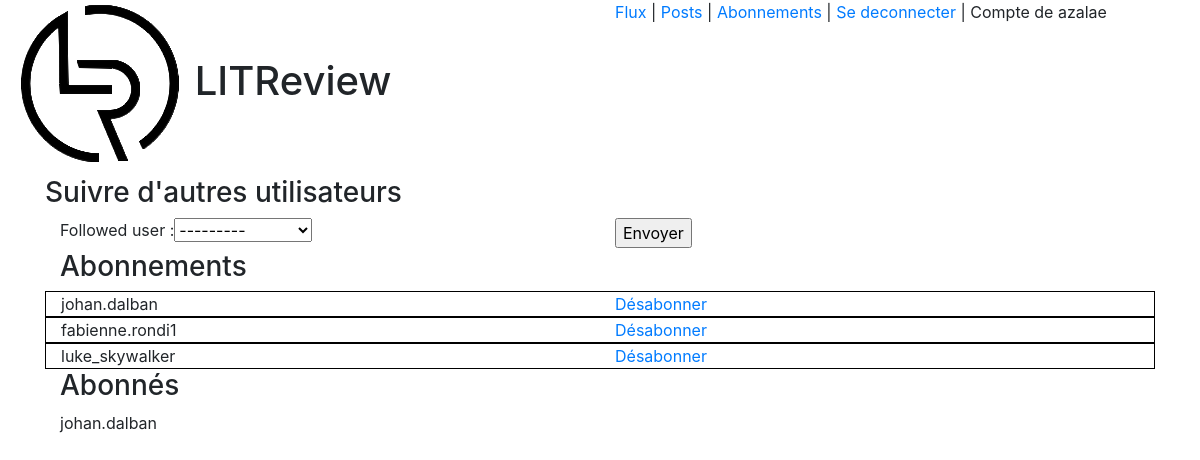
Before: /following/ (signed in) with the older database file.
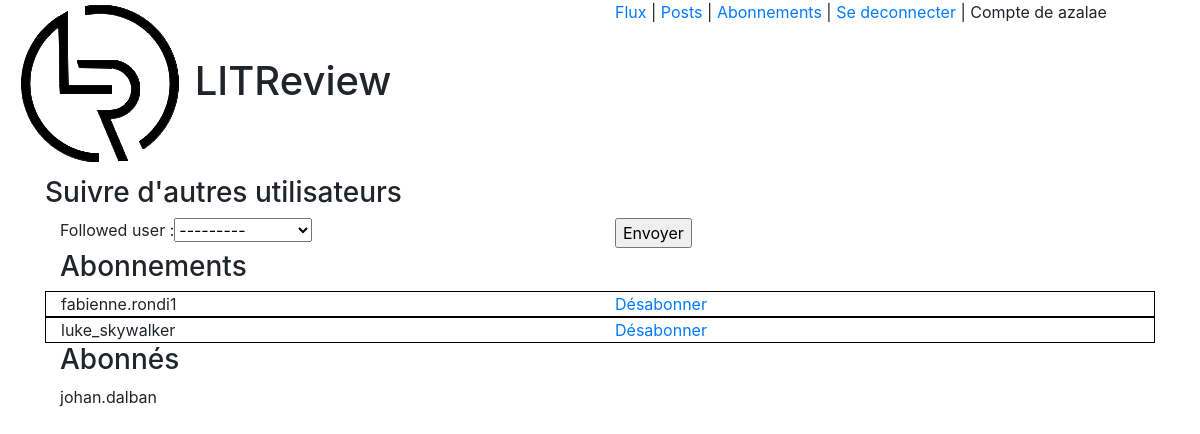
After: the same page with the newer database file.
### library/models.py (models this page shows, shortened)
class UserFollows(models.Model):
    user = models.ForeignKey(
        to=settings.AUTH_USER_MODEL,
        on_delete=models.CASCADE,
        related_name='following',
        help_text=_(""))
    followed_user = models.ForeignKey(
        to=settings.AUTH_USER_MODEL,
        on_delete=models.CASCADE,
        related_name='followed_by',
        help_text=_(""))
    objects = UserFollowsManager()
    class Meta:
        unique_together = (
            "user",
            "followed_user",
        )

### account/models.py (models this page shows)
class User(AbstractUser):
    pass

### library/views.py (the view, shortened to what this page needs)
# urls.py: path('following/', FollowingView.as_view(), name="following"),
class FollowingView(LoginRequiredMixin, CreateView):
    model = UserFollows
    fields = ['followed_user']
    success_url = reverse_lazy('library:following')
    def get_context_data(self, **kwargs) -> Dict:
        context = super().get_context_data(**kwargs)
        context['subscriptions'] = UserFollows.objects.get_users_subscriptions(self.request)
        context['followers'] = UserFollows.objects.get_users_followers(self.request)
        return context

### library/models.py (called while the page is built)
    def get_users_subscriptions(self, request):
        user_subscriptions = UserFollows.objects.filter(user=request.user)
        return user_subscriptions

    def get_users_followers(self, request):
        user_followers = UserFollows.objects.filter(followed_user=request.user)
        return user_followers

### templates/library/userfollows_form.html (shortened to what this page needs)
{% extends 'base.html' %}
{% block content %}
<div class="container">
    <div class="row">
        <h3>Suivre d'autres utilisateurs</h3>
    </div>
    <form method="post">
        <div class="row">
            <div class="col">
                {{ form }}
            </div>
            <div class="col">
                <input type="submit" value="Envoyer">
            </div>
        </div>
    </form>
</div>
<div class="container">
    <div class="row">
        <div class="col">
            <h3>Abonnements</h3>
        </div>
    </div>
    {% for subscription in subscriptions %}
    <div class="row framed">
        <div class="col">
            {{ subscription.followed_user.username }}
        </div>
        <div class="col">
            <a href="{% url 'library:delete_subscription' subscription.id %}">Désabonner</a>
        </div>
    </div>
    {% endfor %}
</div>
<div class="container">
    <div class="row">
        <div class="col">
            <h3>Abonnés</h3>
        </div>
    </div>
    {% for follower in followers %}
    <div class="row f">
        <div class="col">
            {{ follower.user.username }}
        </div>
    </div>
    {% endfor %}
</div>
{% endblock %}

Changed rows visible on the page:
removed UserFollows: followed_user.username "johan.dalban", shown under "Abonnements"
